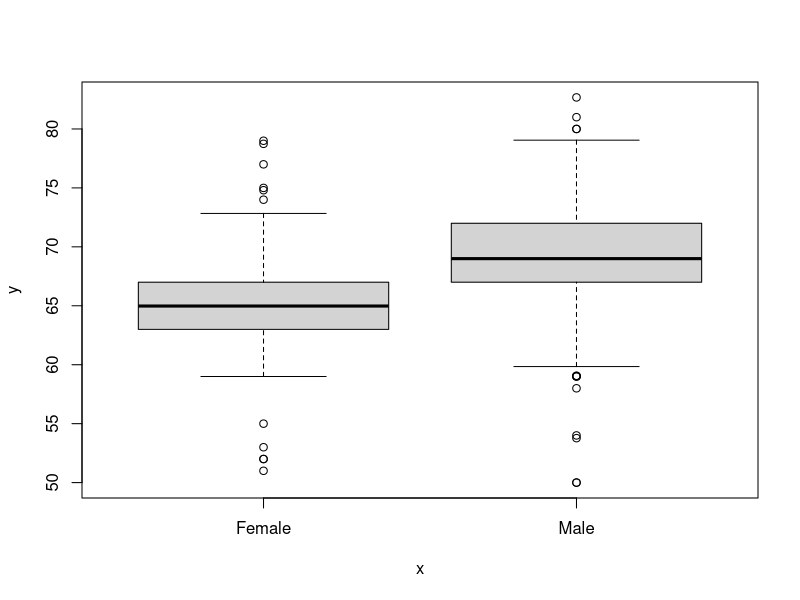

This chart was generated by the following R code:
# Load the data and libraries -----------------------------------------------------

library(tidyverse)
library(dplyr)
library(dslabs)
data(heights)
options(digits = 3)

# Data Exploration ----------------------------------------------------------------
str(heights)
head(heights)
summary(heights)
table(is.na(heights))
table(heights$sex)
plot(heights$sex, heights$height)
heights %>% filter(sex == "Female") %>% 
  summarise(avg = mean(height),
            stnd_dv = sd(height),
            quadrant = quantile(height, c(0,0.5,1)))

heights %>% filter(sex == "Male") %>% 
  summarise(avg = mean(height),
            stnd_dv = sd(height),
            quadrant = quantile(height, c(0,0.5,1)))

heights %>% group_by(sex) %>%
  summarize(average = mean(height), 
            standard_deviation = sd(height))
